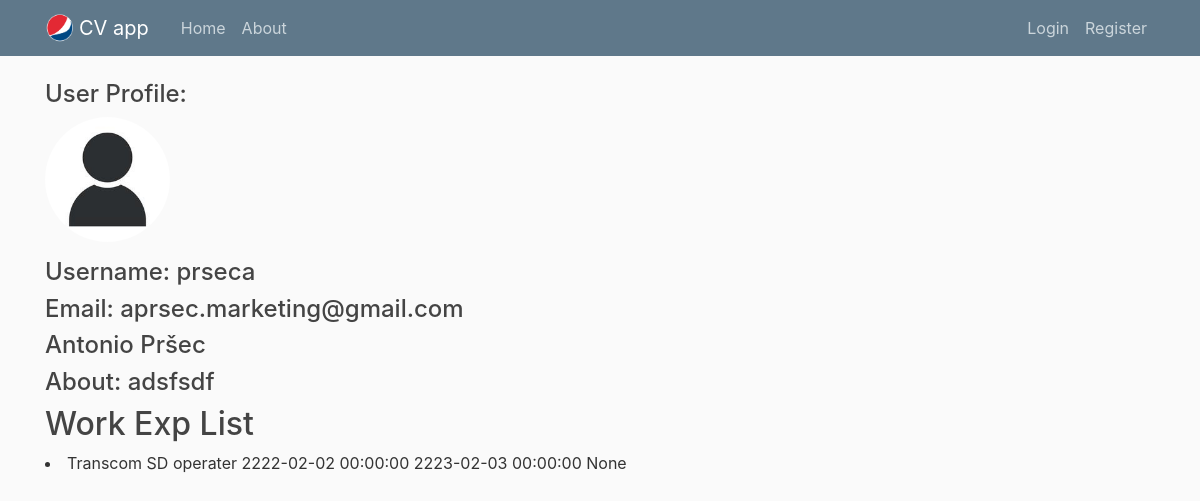
The app's page /user/2?username=prseca with its own data.
### CV/models.py (models this page shows, shortened)
class User(db.Model, UserMixin):
    user_id = db.Column(db.Integer, primary_key=True)
    username = db.Column(db.String(20), unique=True, nullable=False)
    email = db.Column(db.String(120), unique=True, nullable=False)
    image_file = db.Column(db.String(20), nullable=False, default='default.jpg')
    password = db.Column(db.String(60), nullable=False)
    personal = db.relationship('PersonalInfo', backref='user_personal', lazy=True)
    experience = db.relationship('WorkExperience', backref='user_work', lazy=True)
    certificates = db.relationship('Certification', backref='user_cert', lazy=True)
    education = db.relationship('Education', backref='user_education', lazy=True)
    def __repr__(self):
        return f"User(id={self.user_id}, username='{self.username}', email='{self.email}')"

class PersonalInfo(db.Model):
    personal_id = db.Column(db.Integer, primary_key=True)
    first_name = db.Column(db.String(60), nullable=False)
    last_name = db.Column(db.String(60), nullable=False)
    address = db.Column(db.String(60), nullable=False)
    birth_date = db.Column(db.Date)
    about = db.Column(db.String(240))
    user_id = db.Column(db.Integer, db.ForeignKey('user.user_id'), nullable=False)

class WorkExperience(db.Model):
    work_id = db.Column(db.Integer, primary_key=True)
    company_name = db.Column(db.String(100), nullable=False)
    job_title = db.Column(db.String(100), nullable=False)
    start_date = db.Column(db.DateTime, nullable=False)
    end_date = db.Column(db.DateTime)
    description = db.Column(db.Text)
    user_id = db.Column(db.Integer, db.ForeignKey('user.user_id'), nullable=False)

### CV/routes.py (the view)
@app.route("/user/<int:user_id>")
def user_profile(user_id):
    user = User.query.filter_by(user_id=user_id).first_or_404()
    personal = PersonalInfo.query.filter_by(user_id=user_id).first_or_404()
    work1 = WorkExperience.query.filter_by(user_id=user_id)
    image_file = url_for('static', filename='profile_pics/' + user.image_file)
    return render_template('user_profile.html', user=user, personal=personal, work1=work1, image_file=image_file)

### CV/templates/user_profile.html
{% extends "layout.html" %}
{% block content %}
    <body>
    <h4>User Profile:</h4>
    <img class="rounded-circle account-img" src="{{ image_file }}">
    <h4>Username: {{ user.username }}</h4>
    <h4>Email: {{ user.email }}</h4>
    <h4>{{ personal.first_name }} {{ personal.last_name }} </h4>
    <h4>About: {{ personal.about }}</h4>
    <h2>Work Exp List</h2>
    {% for work in work1 %}
        <li>{{ work.company_name }} {{ work.job_title }} {{ work.start_date }} {{ work.end_date }} {{ work.description }}</li>
    {% endfor %}
    </body>
{% endblock content %}

### CV/static/main.css (style rules this page uses)
body { background: #fafafa; color: #333333; margin-top: 5rem; }
h1, h2, h3, h4, h5, h6 { color: #444444; }
.account-img { height: 125px; width: 125px; margin-right: 20px; margin-bottom: 16px; }

### records on screen
User: username "prseca", email "aprsec.marketing@gmail.com"
PersonalInfo: first_name "Antonio", last_name "Pršec", about "adsfsdf"
WorkExperience: company_name "Transcom", job_title "SD operater", start_date "2222-02-02 00:00:00", end_date "2223-02-03 00:00:00", description "None"
